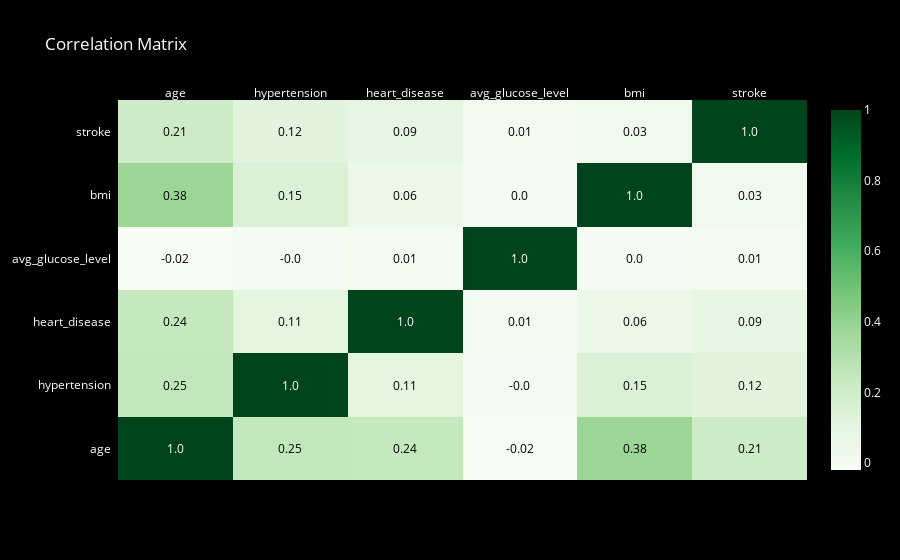

Notebook code cell kept with this figure:
### Markdown cell above
#### Correlation Matrix Heatmap

- **Numerical columns** were selected to calculate **pairwise correlations**.
- A **heatmap** was created to **visualize** relationships:
  - Values close to **1** or **-1** indicate strong positive/negative correlations.
  - Values near **0** suggest **weak or no correlation**.
- **Green color scale** and dark theme were used for better **contrast** and **readability**.
- Helpful to identify **important feature interactions** for modeling.

### Code cell
df_numeric = df.drop(columns=['id']).select_dtypes(include=['number'])  # Keep only numeric columns

# Compute the correlation matrix
corr_matrix = df_numeric.corr().round(2)

# Create heatmap
fig = ff.create_annotated_heatmap(z=corr_matrix.values, 
                                  x=list(corr_matrix.columns), 
                                  y=list(corr_matrix.index),
                                  colorscale="greens", 
                                  showscale=True)

# Update layout
fig.update_layout(
    title="Correlation Matrix",
    template="plotly_dark",
    plot_bgcolor="black",
    paper_bgcolor="black",
    font=dict(color="white")
)

fig.show()

### Figure 1 — Plotly figure (JSON) as saved in the notebook; plotly's stock layout.template omitted (floating-point values rounded to 4 significant figures)
{"data": [{"colorscale": [[0, "rgb(247,252,245)"], [0.125, "rgb(229,245,224)"], [0.25, "rgb(199,233,192)"], [0.375, "rgb(161,217,155)"], [0.5, "rgb(116,196,118)"], [0.625, "rgb(65,171,93)"], [0.75, "rgb(35,139,69)"], [0.875, "rgb(0,109,44)"], [1, "rgb(0,68,27)"]], "reversescale": false, "showscale": true, "type": "heatmap", "x": ["age", "hypertension", "heart_disease", "avg_glucose_level", "bmi", "stroke"], "y": ["age", "hypertension", "heart_disease", "avg_glucose_level", "bmi", "stroke"], "z": [[1.0, 0.25, 0.24, -0.02, 0.38, 0.21], [0.25, 1.0, 0.11, -0.0, 0.15, 0.12], [0.24, 0.11, 1.0, 0.01, 0.06, 0.09], [-0.02, -0.0, 0.01, 1.0, 0.0, 0.01], [0.38, 0.15, 0.06, 0.0, 1.0, 0.03], [0.21, 0.12, 0.09, 0.01, 0.03, 1.0]]}], "layout": {"annotations": [{"font": {"color": "#FFFFFF"}, "showarrow": false, "text": "1.0", "x": "age", "xref": "x", "y": "age", "yref": "y"}, {"font": {"color": "#000000"}, "showarrow": false, "text": "0.25", "x": "hypertension", "xref": "x", "y": "age", "yref": "y"}, {"font": {"color": "#000000"}, "showarrow": false, "text": "0.24", "x": "heart_disease", "xref": "x", "y": "age", "yref": "y"}, {"font": {"color": "#000000"}, "showarrow": false, "text": "-0.02", "x": "avg_glucose_level", "xref": "x", "y": "age", "yref": "y"}, {"font": {"color": "#000000"}, "showarrow": false, "text": "0.38", "x": "bmi", "xref": "x", "y": "age", "yref": "y"}, {"font": {"color": "#000000"}, "showarrow": false, "text": "0.21", "x": "stroke", "xref": "x", "y": "age", "yref": "y"}, {"font": {"color": "#000000"}, "showarrow": false, "text": "0.25", "x": "age", "xref": "x", "y": "hypertension", "yref": "y"}, {"font": {"color": "#FFFFFF"}, "showarrow": false, "text": "1.0", "x": "hypertension", "xref": "x", "y": "hypertension", "yref": "y"}, {"font": {"color": "#000000"}, "showarrow": false, "text": "0.11", "x": "heart_disease", "xref": "x", "y": "hypertension", "yref": "y"}, {"font": {"color": "#000000"}, "showarrow": false, "text": "-0.0", "x": "avg_glucose_level", "xref": "x", "y": "hypertension", "yref": "y"}, {"font": {"color": "#000000"}, "showarrow": false, "text": "0.15", "x": "bmi", "xref": "x", "y": "hypertension", "yref": "y"}, {"font": {"color": "#000000"}, "showarrow": false, "text": "0.12", "x": "stroke", "xref": "x", "y": "hypertension", "yref": "y"}, {"font": {"color": "#000000"}, "showarrow": false, "text": "0.24", "x": "age", "xref": "x", "y": "heart_disease", "yref": "y"}, {"font": {"color": "#000000"}, "showarrow": false, "text": "0.11", "x": "hypertension", "xref": "x", "y": "heart_disease", "yref": "y"}, {"font": {"color": "#FFFFFF"}, "showarrow": false, "text": "1.0", "x": "heart_disease", "xref": "x", "y": "heart_disease", "yref": "y"}, {"font": {"color": "#000000"}, "showarrow": false, "text": "0.01", "x": "avg_glucose_level", "xref": "x", "y": "heart_disease", "yref": "y"}, {"font": {"color": "#000000"}, "showarrow": false, "text": "0.06", "x": "bmi", "xref": "x", "y": "heart_disease", "yref": "y"}, {"font": {"color": "#000000"}, "showarrow": false, "text": "0.09", "x": "stroke", "xref": "x", "y": "heart_disease", "yref": "y"}, {"font": {"color": "#000000"}, "showarrow": false, "text": "-0.02", "x": "age", "xref": "x", "y": "avg_glucose_level", "yref": "y"}, {"font": {"color": "#000000"}, "showarrow": false, "text": "-0.0", "x": "hypertension", "xref": "x", "y": "avg_glucose_level", "yref": "y"}, {"font": {"color": "#000000"}, "showarrow": false, "text": "0.01", "x": "heart_disease", "xref": "x", "y": "avg_glucose_level", "yref": "y"}, {"font": {"color": "#FFFFFF"}, "showarrow": false, "text": "1.0", "x": "avg_glucose_level", "xref": "x", "y": "avg_glucose_level", "yref": "y"}, {"font": {"color": "#000000"}, "showarrow": false, "text": "0.0", "x": "bmi", "xref": "x", "y": "avg_glucose_level", "yref": "y"}, {"font": {"color": "#000000"}, "showarrow": false, "text": "0.01", "x": "stroke", "xref": "x", "y": "avg_glucose_level", "yref": "y"}, {"font": {"color": "#000000"}, "showarrow": false, "text": "0.38", "x": "age", "xref": "x", "y": "bmi", "yref": "y"}, {"font": {"color": "#000000"}, "showarrow": false, "text": "0.15", "x": "hypertension", "xref": "x", "y": "bmi", "yref": "y"}, {"font": {"color": "#000000"}, "showarrow": false, "text": "0.06", "x": "heart_disease", "xref": "x", "y": "bmi", "yref": "y"}, {"font": {"color": "#000000"}, "showarrow": false, "text": "0.0", "x": "avg_glucose_level", "xref": "x", "y": "bmi", "yref": "y"}, {"font": {"color": "#FFFFFF"}, "showarrow": false, "text": "1.0", "x": "bmi", "xref": "x", "y": "bmi", "yref": "y"}, {"font": {"color": "#000000"}, "showarrow": false, "text": "0.03", "x": "stroke", "xref": "x", "y": "bmi", "yref": "y"}, {"font": {"color": "#000000"}, "showarrow": false, "text": "0.21", "x": "age", "xref": "x", "y": "stroke", "yref": "y"}, {"font": {"color": "#000000"}, "showarrow": false, "text": "0.12", "x": "hypertension", "xref": "x", "y": "stroke", "yref": "y"}, {"font": {"color": "#000000"}, "showarrow": false, "text": "0.09", "x": "heart_disease", "xref": "x", "y": "stroke", "yref": "y"}, {"font": {"color": "#000000"}, "showarrow": false, "text": "0.01", "x": "avg_glucose_level", "xref": "x", "y": "stroke", "yref": "y"}, {"font": {"color": "#000000"}, "showarrow": false, "text": "0.03", "x": "bmi", "xref": "x", "y": "stroke", "yref": "y"}, {"font": {"color": "#FFFFFF"}, "showarrow": false, "text": "1.0", "x": "stroke", "xref": "x", "y": "stroke", "yref": "y"}], "font": {"color": "white"}, "paper_bgcolor": "black", "plot_bgcolor": "black", "title": {"text": "Correlation Matrix"}, "xaxis": {"dtick": 1, "gridcolor": "rgb(0, 0, 0)", "side": "top", "ticks": ""}, "yaxis": {"dtick": 1, "ticks": "", "ticksuffix": "  "}}}
